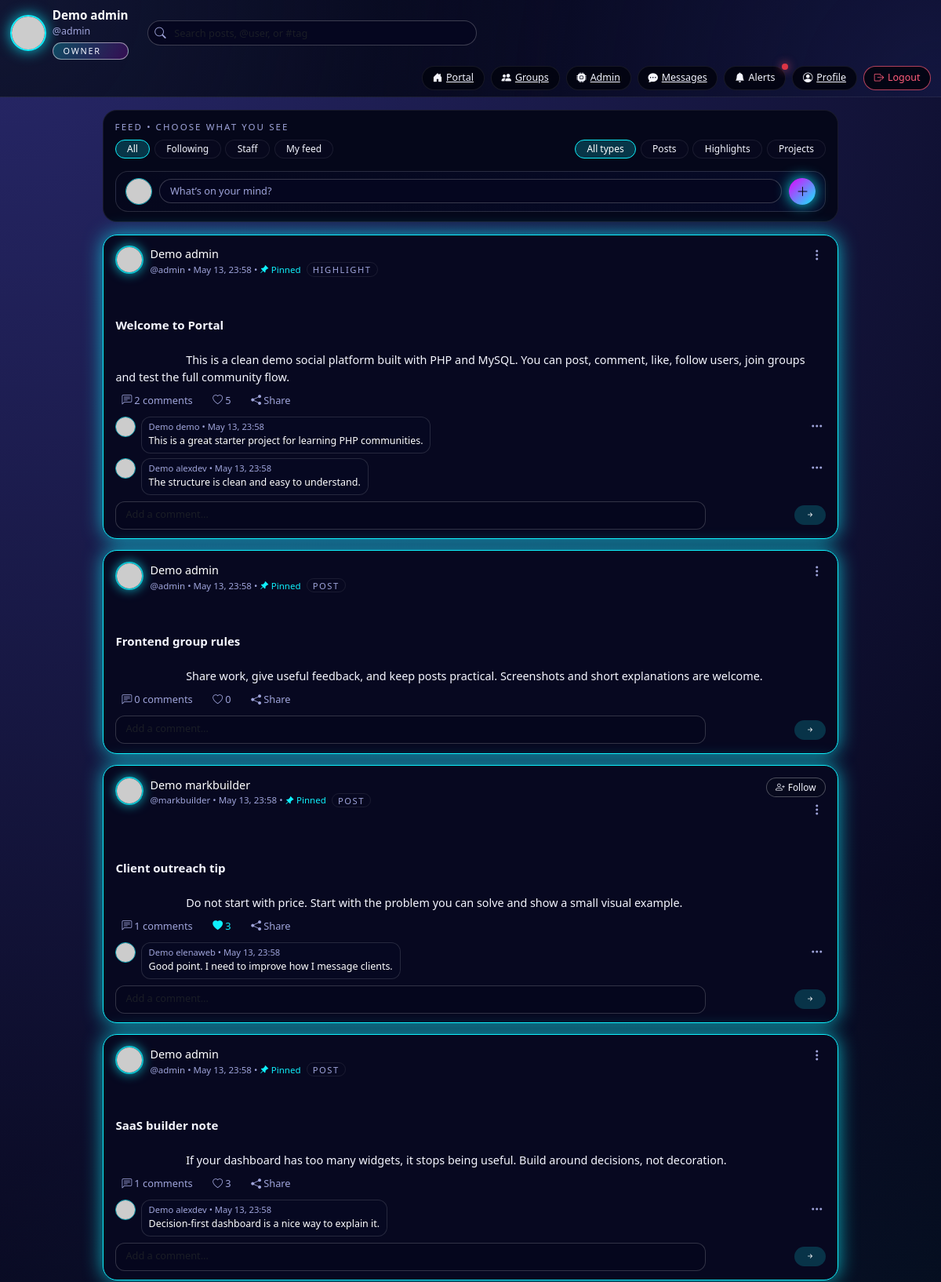
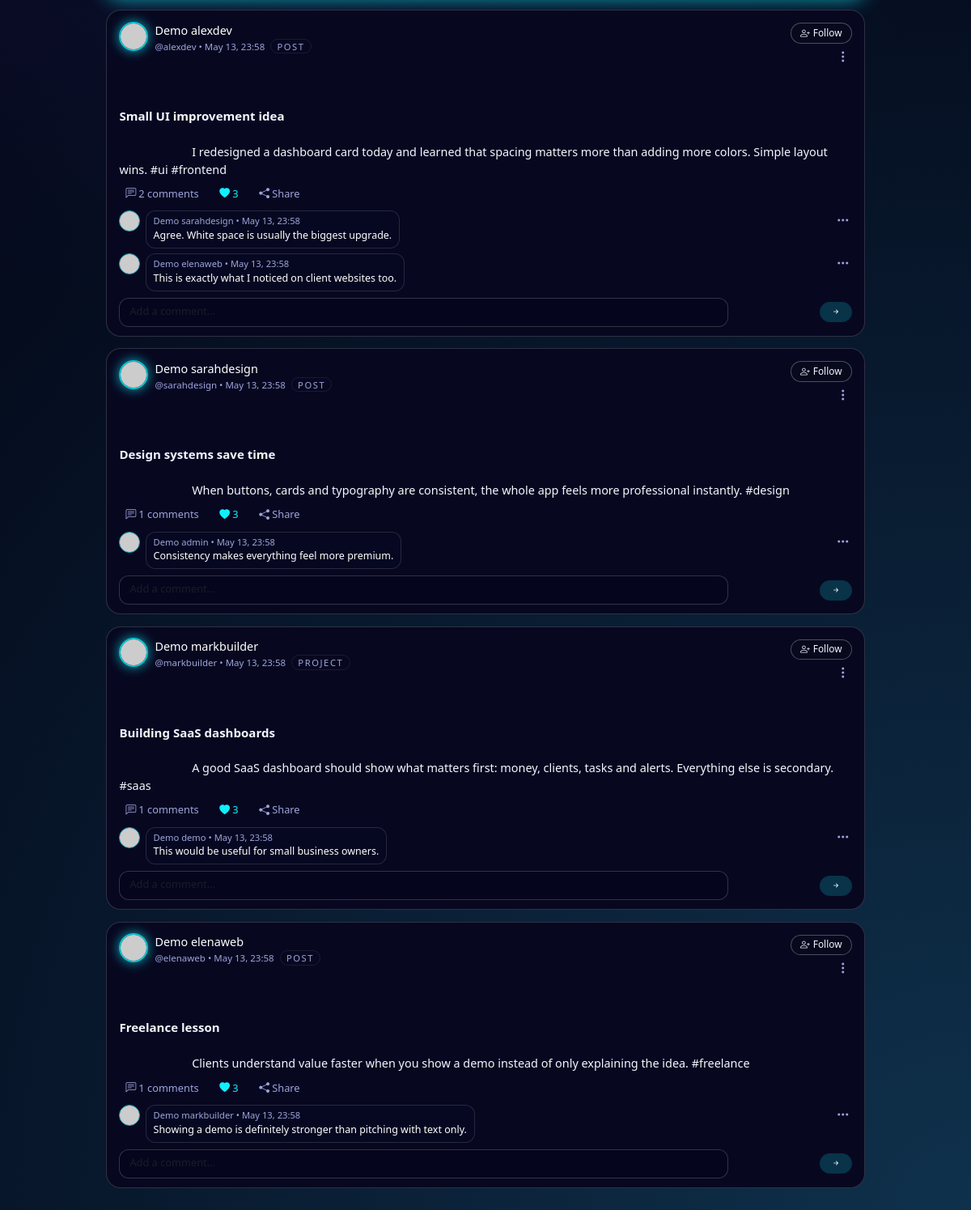
The page /dash.php (signed in) on the database its author committed (2 pictures, top to bottom).
### tables this page shows
CREATE TABLE IF NOT EXISTS `posts` (
  `id` int unsigned NOT NULL AUTO_INCREMENT,
  `user_id` int unsigned NOT NULL,
  `group_id` int unsigned DEFAULT NULL,
  `title` varchar(255) DEFAULT NULL,
  `body` mediumtext NOT NULL,
  `category` enum('post','highlight','project') NOT NULL DEFAULT 'post',
  `is_pinned` tinyint(1) NOT NULL DEFAULT '0',
  `created_at` datetime NOT NULL DEFAULT CURRENT_TIMESTAMP,
  `updated_at` datetime NOT NULL DEFAULT CURRENT_TIMESTAMP ON UPDATE CURRENT_TIMESTAMP,
  PRIMARY KEY (`id`),
  KEY `idx_posts_user` (`user_id`),
  KEY `idx_posts_group` (`group_id`),
  KEY `idx_posts_category` (`category`),
  KEY `idx_posts_pinned_created` (`is_pinned`,`created_at`),
  CONSTRAINT `fk_posts_group` FOREIGN KEY (`group_id`) REFERENCES `groups` (`id`) ON DELETE CASCADE,
  CONSTRAINT `fk_posts_user` FOREIGN KEY (`user_id`) REFERENCES `users` (`id`) ON DELETE CASCADE
);

CREATE TABLE IF NOT EXISTS `users` (
  `id` int unsigned NOT NULL AUTO_INCREMENT,
  `username` varchar(50) NOT NULL,
  `email` varchar(190) NOT NULL,
  `password_hash` varchar(255) NOT NULL,
  `full_name` varchar(120) NOT NULL,
  `role` enum('owner','admin','moderator','member') NOT NULL DEFAULT 'member',
  `avatar` varchar(255) DEFAULT NULL,
  `bio` text,
  `skills` varchar(255) DEFAULT NULL,
  `country` varchar(100) DEFAULT NULL,
  `timezone` varchar(100) DEFAULT NULL,
  `link_tiktok` varchar(255) DEFAULT NULL,
  `link_instagram` varchar(255) DEFAULT NULL,
  `link_x` varchar(255) DEFAULT NULL,
  `link_portfolio` varchar(255) DEFAULT NULL,
  `is_premium` tinyint(1) NOT NULL DEFAULT '0',
  `last_login_at` datetime DEFAULT NULL,
  `last_login_ip` varchar(45) DEFAULT NULL,
  `created_at` datetime NOT NULL DEFAULT CURRENT_TIMESTAMP,
  `updated_at` datetime NOT NULL DEFAULT CURRENT_TIMESTAMP ON UPDATE CURRENT_TIMESTAMP,
  PRIMARY KEY (`id`),
  UNIQUE KEY `uniq_users_username` (`username`),
  UNIQUE KEY `uniq_users_email` (`email`),
  KEY `idx_users_role` (`role`)
);

CREATE TABLE IF NOT EXISTS `comments` (
  `id` int unsigned NOT NULL AUTO_INCREMENT,
  `post_id` int unsigned NOT NULL,
  `user_id` int unsigned NOT NULL,
  `body` text NOT NULL,
  `created_at` datetime NOT NULL DEFAULT CURRENT_TIMESTAMP,
  PRIMARY KEY (`id`),
  KEY `idx_comments_post_created` (`post_id`,`created_at`),
  KEY `idx_comments_user` (`user_id`),
  CONSTRAINT `fk_comments_post` FOREIGN KEY (`post_id`) REFERENCES `posts` (`id`) ON DELETE CASCADE,
  CONSTRAINT `fk_comments_user` FOREIGN KEY (`user_id`) REFERENCES `users` (`id`) ON DELETE CASCADE
);

### dash.php (the view, shortened to what this page needs)
<?php
require __DIR__ . '/db.php';
$userId   = $_SESSION['user_id'];
$fullName = $_SESSION['full_name'] ?? $_SESSION['username'];
$username = $_SESSION['username'] ?? '';
$role     = $_SESSION['role'] ?? 'member';
$avatar   = $_SESSION['avatar'] ?? null;
$isStaff        = in_array($role, ['owner','admin','moderator'], true);
$isAdminOrOwner = in_array($role, ['owner','admin'], true);
$notifUnreadCountStmt = $pdo->prepare("
  SELECT COUNT(*) FROM notifications
  WHERE to_user_id = :uid AND is_read = 0
");
$notifUnreadCountStmt->execute([':uid' => $userId]);
$notifUnreadCount = (int)$notifUnreadCountStmt->fetchColumn();
$filter = $_GET['filter'] ?? 'all';
$cat    = $_GET['cat'] ?? 'all';
$search = trim($_GET['q'] ?? '');
$whereParts = [];
$params     = [];
$whereSql = $whereParts ? 'WHERE ' . implode(' AND ', $whereParts) : '';
$postSql = "
  SELECT p.id, p.title, p.body, p.is_pinned, p.user_id, p.created_at, p.category,
         u.username, u.full_name, u.avatar, u.role AS user_role,
         COALESCE(lc.like_count,0) AS like_count
  FROM posts p
  JOIN users u ON p.user_id = u.id
  LEFT JOIN (
    SELECT post_id, COUNT(*) AS like_count
    FROM post_likes
    GROUP BY post_id
  ) lc ON lc.post_id = p.id
  $whereSql
  ORDER BY p.is_pinned DESC, p.created_at DESC
";
$stmt = $pdo->prepare($postSql);
$stmt->execute($params);
$posts = $stmt->fetchAll();
$postIds = array_column($posts, 'id');
$commentsByPost = [];
if (!empty($postIds)) {
    $in = implode(',', array_map('intval', $postIds));
    $cStmt = $pdo->query("
      SELECT c.id, c.post_id, c.body, c.user_id, c.created_at,
             u.username, u.full_name, u.avatar
      FROM comments c
      JOIN users u ON c.user_id = u.id
      WHERE c.post_id IN ($in)
      ORDER BY c.created_at ASC
    ");
    foreach ($cStmt as $row) {
        $commentsByPost[$row['post_id']][] = $row;
    }
}
$likedPosts = [];
if (!empty($postIds)) {
    $likeStmt = $pdo->prepare("
      SELECT post_id FROM post_likes
      WHERE user_id = :uid AND post_id IN (" . implode(',', array_map('intval', $postIds)) . ")
    ");
    $likeStmt->execute([':uid' => $userId]);
    foreach ($likeStmt as $lp) {
        $likedPosts[(int)$lp['post_id']] = true;
    }
}
$followingMap = [];
?>
<!DOCTYPE html>
<html lang="en">
<head>
<link href="https://cdn.jsdelivr.net/npm/bootstrap@5.3.3/dist/css/bootstrap.min.css" rel="stylesheet">
<link href="https://cdn.jsdelivr.net/npm/bootstrap-icons@1.11.3/font/bootstrap-icons.css" rel="stylesheet">
</head>
<body>
<div class="dash-shell">
  <div class="dash-top">
    <div class="d-flex align-items-center flex-wrap gap-2">
      <div class="d-flex align-items-center gap-2 me-2">
        <img
          src="<?= $avatar ? htmlspecialchars($avatar) : 'https://ui-avatars.com/api/?name=' . urlencode($fullName) . '&background=111827&color=fff&rounded=true&size=128' ?>"
          alt="avatar" class="avatar-lg">
        <div>
          <div style="font-size:.95rem;font-weight:600;"><?= htmlspecialchars($fullName) ?></div>
          <div style="font-size:.78rem;color:var(--text-muted);">@<?= htmlspecialchars($username) ?></div>
          <div class="mt-1 badge-role"><?= htmlspecialchars($role) ?></div>
        </div>
      </div>
      <div class="flex-grow-1 header-search order-3 order-md-2 mt-2 mt-md-0 mx-md-2">
        <form method="GET" autocomplete="off">
          <div class="header-search-wrap">
            <i class="bi bi-search"></i>
            <input
              id="globalSearch"
              type="search"
              name="q"
              value="<?= htmlspecialchars($search) ?>"
              class="form-control header-search-input"
              placeholder="Search posts, @user, or #tag">
          </div>
        </form>
      </div>
      <div class="d-flex align-items-center gap-2 ms-auto order-2 order-md-3">
        <a href="index.php" class="btn-top">
          <i class="bi bi-house-door-fill"></i><span class="d-none d-sm-inline">Portal</span>
        </a>
<a href="groups.php" class="btn-top">
  <i class="bi bi-people-fill"></i>
  <span class="d-none d-sm-inline">Groups</span>
</a>
        <?php if ($isAdminOrOwner): ?>
          <a href="admin_dashboard.php" class="btn-top d-none d-md-inline-flex">
            <i class="bi bi-cpu-fill"></i><span class="d-none d-sm-inline">Admin</span>
          </a>
        <?php endif; ?>
        <a href="messages.php" class="btn-top position-relative">
          <i class="bi bi-chat-dots-fill"></i><span class="d-none d-sm-inline">Messages</span>
        </a>
        <div class="dropdown">
          <button class="btn-top position-relative" type="button" data-bs-toggle="dropdown">
            <i class="bi <?= $notifUnreadCount ? 'bi-bell-fill' : 'bi-bell' ?>"></i>
            <span class="d-none d-sm-inline">Alerts</span>
            <?php if ($notifUnreadCount): ?>
              <span class="position-absolute top-0 start-100 translate-middle p-1 bg-danger rounded-circle"
                    style="box-shadow:0 0 12px rgba(255,92,122,.9);"></span>
            <?php endif; ?>
          </button>
        </div>
        <a href="settings.php" class="btn-top">
          <i class="bi bi-person-circle"></i><span class="d-none d-sm-inline">Profile</span>
        </a>
        <form action="logout.php" method="POST" class="m-0 p-0">
          <button class="btn-top btn-top-danger" type="submit">
            <i class="bi bi-box-arrow-right"></i><span class="d-none d-sm-inline">Logout</span>
          </button>
        </form>
      </div>
    </div>
  </div>
  <div class="dash-main">
    <div class="card-soft mb-3">
      <div class="d-flex flex-wrap justify-content-between gap-3 align-items-center mb-2">
        <div class="section-label">Feed • choose what you see</div>
      </div>
      <div class="d-flex flex-wrap justify-content-between gap-3">
        <div class="feed-filter-bar">
          <?php
            $filters = ['all'=>'All','following'=>'Following','staff'=>'Staff','mine'=>'My feed'];
            foreach ($filters as $key=>$label):
              $active = ($filter === $key);
              $url = 'dashboard.php?filter='.$key.'&cat='.$cat.'&q='.urlencode($search);
          ?>
            <a href="<?= htmlspecialchars($url) ?>" class="filter-pill <?= $active?'active':'' ?>">
              <?= htmlspecialchars($label) ?>
            </a>
          <?php endforeach; ?>
        </div>
        <div class="feed-filter-bar">
          <?php
            $cats = ['all'=>'All types','post'=>'Posts','highlight'=>'Highlights','project'=>'Projects'];
            foreach ($cats as $key=>$label):
              $active = ($cat === $key);
              $url = 'dashboard.php?filter='.$filter.'&cat='.$key.'&q='.urlencode($search);
          ?>
            <a href="<?= htmlspecialchars($url) ?>" class="filter-pill <?= $active?'active':'' ?>">
              <?= htmlspecialchars($label) ?>
            </a>
          <?php endforeach; ?>
        </div>
      </div>
      <div class="mt-3 compose-trigger" data-bs-toggle="modal" data-bs-target="#composeModal" style="cursor:pointer;">
        <img
          src="<?= $avatar ? htmlspecialchars($avatar) : 'https://ui-avatars.com/api/?name=' . urlencode($fullName) . '&background=111827&color=fff&rounded=true&size=64' ?>"
          alt="avatar" style="width:34px;height:34px;border-radius:50%;object-fit:cover;border:1px solid rgba(15,240,252,.7);">
        <div class="compose-input-fake">What’s on your mind?</div>
        <div class="compose-plus"><i class="bi bi-plus-lg"></i></div>
      </div>
    </div>
    <?php if (empty($posts)): ?>
      <div class="card-glass text-center">
        <p style="font-size:.9rem;color:var(--text-muted);margin:0;">No posts yet. Be the first one to drop something.</p>
      </div>
    <?php else: ?>
      <?php foreach ($posts as $post): ?>
        <?php
          $postId      = (int)$post['id'];
          $authorName  = $post['full_name'] ?: $post['username'];
          $authorAv    = $post['avatar'] ?: 'https://ui-avatars.com/api/?name=' . urlencode($authorName) . '&background=111827&color=fff&rounded=true&size=64';
          $isOwnerPost = ($post['user_id'] == $userId);
          $postComments = $commentsByPost[$postId] ?? [];
          $likeCount   = (int)$post['like_count'];
          $userLiked   = isset($likedPosts[$postId]);
          $catLabel    = ucfirst($post['category'] ?? 'post');
          $authorFollowed = isset($followingMap[(int)$post['user_id']]);
        ?>
        <article class="post <?= $post['is_pinned'] ? 'post-pinned' : '' ?>" id="post-<?= $postId ?>">
          <div class="d-flex justify-content-between align-items-start gap-2">
            <a href="user_profile.php?user_id=<?= (int)$post['user_id'] ?>"
               class="text-decoration-none d-flex align-items-start gap-2 flex-grow-1" style="color:inherit;">
              <img src="<?= htmlspecialchars($authorAv) ?>" alt="avatar" class="post-avatar">
              <div>
                <div class="post-author"><?= htmlspecialchars($authorName) ?></div>
                <div class="post-meta">
                  @<?= htmlspecialchars($post['username']) ?> •
                  <?= htmlspecialchars(date('M j, H:i', strtotime($post['created_at']))) ?>
                  <?php if ($post['is_pinned']): ?>
                    • <span style="color:var(--neon-cyan);"><i class="bi bi-pin-angle-fill"></i> Pinned</span>
                  <?php endif; ?>
                  <span class="badge-cat"><?= htmlspecialchars($catLabel) ?></span>
                </div>
              </div>
            </a>
            <div class="text-end">
         <?php if (!$isOwnerPost): ?>
  <button
    class="follow-pill follow-toggle <?= $authorFollowed ? 'following' : '' ?> mb-1"
    type="button"
    data-user-id="<?= (int)$post['user_id'] ?>"
    data-following="<?= $authorFollowed ? '1' : '0' ?>">
    <i class="bi <?= $authorFollowed ? 'bi-person-check-fill' : 'bi-person-plus' ?>"></i>
    <?= $authorFollowed ? 'Following' : 'Follow' ?>
  </button>
<?php endif; ?>
              <?php if ($isOwnerPost || $isStaff): ?>
               <div class="dropdown">
<button class="three-dots" data-bs-toggle="dropdown">
<i class="bi bi-three-dots-vertical"></i>
</button>
</div>
              <?php endif; ?>
            </div>
          </div>
          <div class="post-body">
            <?php if (!empty($post['title'])): ?>
              <div class="post-title"><?= htmlspecialchars($post['title']) ?></div>
            <?php endif; ?>
            <?= nl2br(htmlspecialchars($post['body'])) ?>
          </div>
          <div class="post-actions">
            <span class="icon-btn">
              <i class="bi bi-chat-left-text"></i> <?= count($postComments) ?> comments
            </span>
            <form action="post_like_toggle.php" method="POST" class="d-inline">
              <button class="icon-btn <?= $userLiked ? 'icon-btn-liked' : '' ?>" type="submit">
                <i class="bi <?= $userLiked ? 'bi-heart-fill' : 'bi-heart' ?>"></i><?= $likeCount ?>
              </button>
            </form>
            <button class="icon-btn share-btn" type="button" data-post-id="<?= $postId ?>">
              <i class="bi bi-share-fill"></i> Share
            </button>
          </div>
          <div class="mt-2">
            <?php foreach ($postComments as $c): ?>
              <?php
                $cAuthorName = $c['full_name'] ?: $c['username'];
                $cAvatar = $c['avatar'] ?: 'https://ui-avatars.com/api/?name=' . urlencode($cAuthorName) . '&background=111827&color=fff&rounded=true&size=64';
                $canDeleteComment = ($c['user_id'] == $userId) || $isStaff;
              ?>
              <div class="comment">
                <img src="<?= htmlspecialchars($cAvatar) ?>" class="comment-avatar" alt="">
                <div class="flex-grow-1">
                  <div class="d-flex justify-content-between">
                    <div class="comment-body-box">
                      <div class="comment-meta">
                        <?= htmlspecialchars($cAuthorName) ?> •
                        <?= htmlspecialchars(date('M j, H:i', strtotime($c['created_at']))) ?>
                      </div>
                      <div><?= nl2br(htmlspecialchars($c['body'])) ?></div>
                    </div>
                    <?php if ($canDeleteComment): ?>
                      <div class="dropdown ms-1">
                        <button class="three-dots" data-bs-toggle="dropdown">
                          <i class="bi bi-three-dots"></i>
                        </button>
                      </div>
                    <?php endif; ?>
                  </div>
                </div>
              </div>
            <?php endforeach; ?>
          </div>
          <div class="comment-form mt-2">
            <form action="comment_add.php" method="POST">
              <div class="row g-2 align-items-center">
                <div class="col-9 col-md-10">
                  <textarea name="body" rows="1" class="form-control" placeholder="Add a comment..." required></textarea>
                </div>
                <div class="col-3 col-md-2 d-flex justify-content-end">
                  <button type="submit" class="btn-comment">
                    <i class="bi bi-arrow-right-short"></i>
                  </button>
                </div>
              </div>
            </form>
          </div>
        </article>
      <?php endforeach; ?>
    <?php endif; ?>
  </div>
</div>
</body>
</html>

### rows shown on the page
posts: user.full_name "Demo admin", user.username "admin", created_at "May 13, 23:58", is_pinned 1 (drawn), category "HIGHLIGHT", title "Welcome to Portal", body "This is a clean demo social platform built with PHP and MySQL. You can post, comment, like, follow users, join groups and test the full community flow.", id "2", likeCount "5"
comments: user.full_name "Demo demo", created_at "May 13, 23:58", body "This is a great starter project for learning PHP communities."
comments: user.full_name "Demo alexdev", created_at "May 13, 23:58", body "The structure is clean and easy to understand."
posts: user.full_name "Demo admin", user.username "admin", created_at "May 13, 23:58", is_pinned 1 (drawn), category "POST", title "Frontend group rules", body "Share work, give useful feedback, and keep posts practical. Screenshots and short explanations are welcome.", id "0", likeCount "0"
posts: user.full_name "Demo markbuilder", user.username "markbuilder", created_at "May 13, 23:58", is_pinned 1 (drawn), category "POST", shows "Follow", title "Client outreach tip", body "Do not start with price. Start with the problem you can solve and show a small visual example.", id "1", likeCount "3"
comments: user.full_name "Demo elenaweb", created_at "May 13, 23:58", body "Good point. I need to improve how I message clients."
posts: user.full_name "Demo admin", user.username "admin", created_at "May 13, 23:58", is_pinned 1 (drawn), category "POST", title "SaaS builder note", body "If your dashboard has too many widgets, it stops being useful. Build around decisions, not decoration.", id "1", likeCount "3"
comments: user.full_name "Demo alexdev", created_at "May 13, 23:58", body "Decision-first dashboard is a nice way to explain it."
posts: user.full_name "Demo alexdev", user.username "alexdev", created_at "May 13, 23:58", category "POST", shows "Follow", title "Small UI improvement idea", body "I redesigned a dashboard card today and learned that spacing matters more than adding more colors. Simple layout wins. #ui #frontend", id "2", likeCount "3"
comments: user.full_name "Demo sarahdesign", created_at "May 13, 23:58", body "Agree. White space is usually the biggest upgrade."
comments: user.full_name "Demo elenaweb", created_at "May 13, 23:58", body "This is exactly what I noticed on client websites too."
posts: user.full_name "Demo sarahdesign", user.username "sarahdesign", created_at "May 13, 23:58", category "POST", shows "Follow", title "Design systems save time", body "When buttons, cards and typography are consistent, the whole app feels more professional instantly. #design", id "1", likeCount "3"
comments: user.full_name "Demo admin", created_at "May 13, 23:58", body "Consistency makes everything feel more premium."
posts: user.full_name "Demo markbuilder", user.username "markbuilder", created_at "May 13, 23:58", category "PROJECT", shows "Follow", title "Building SaaS dashboards", body "A good SaaS dashboard should show what matters first: money, clients, tasks and alerts. Everything else is secondary. #saas", id "1", likeCount "3"
comments: user.full_name "Demo demo", created_at "May 13, 23:58", body "This would be useful for small business owners."
posts: user.full_name "Demo elenaweb", user.username "elenaweb", created_at "May 13, 23:58", category "POST", shows "Follow", title "Freelance lesson", body "Clients understand value faster when you show a demo instead of only explaining the idea. #freelance", id "1", likeCount "3"
comments: user.full_name "Demo markbuilder", created_at "May 13, 23:58", body "Showing a demo is definitely stronger than pitching with text only."

### other values the page prints
$fullName "Demo admin"
$username "admin"
$role "OWNER"
$label "All"
$label "Following"
$label "Staff"
$label "My feed"
$label "All types"
$label "Posts"
$label "Highlights"
$label "Projects"
